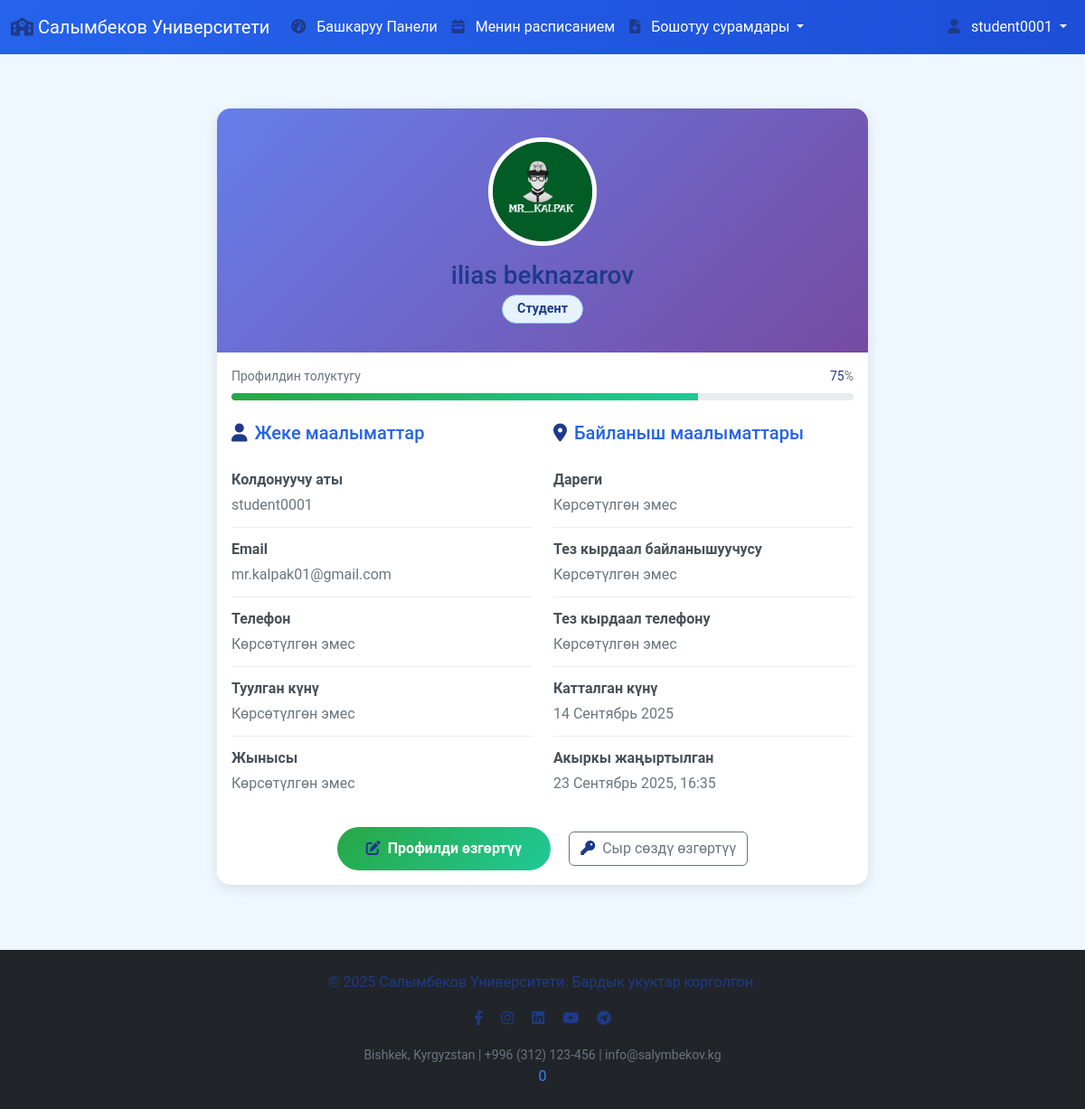
Page /ky/profile/ (signed in) on the committed database.
### core/models.py (models this page shows, shortened)
class UserProfile(models.Model):
    ROLE_CHOICES = (
        ('ADMIN', 'Админ'),
        ('MANAGER', 'Менеджер'),
        ('TEACHER', 'Мугалим'),
        ('STUDENT', 'Студент'),
        ('PARENT', 'Ата-энелер'),
    )
    GENDER_CHOICES = (
        ('M', 'Эркек'),
        ('F', 'Аял'),
        ('O', 'Башка'),
    )
    user = models.OneToOneField(User, on_delete=models.CASCADE)
    role = models.CharField(max_length=20, choices=ROLE_CHOICES, default='STUDENT')
    students = models.ManyToManyField('Student', blank=True, related_name='student_profiles')
    profile_photo = models.ImageField(upload_to='profile_photos/', blank=True, null=True, verbose_name='Профил сүрөтү')
    phone_number = models.CharField(max_length=20, blank=True, null=True, verbose_name='Телефон номери')
    birth_date = models.DateField(blank=True, null=True, verbose_name='Туулган күнү')
    gender = models.CharField(max_length=1, choices=GENDER_CHOICES, blank=True, null=True, verbose_name='Жынысы')
    address = models.TextField(blank=True, null=True, verbose_name='Дареги')
    bio = models.TextField(blank=True, null=True, verbose_name='Өзү жөнүндө', help_text='Кыскача маалымат')
    emergency_contact_name = models.CharField(max_length=100, blank=True, null=True, verbose_name='Тез кырдаал учурундагы байланышуучу')
    emergency_contact_phone = models.CharField(max_length=20, blank=True, null=True, verbose_name='Тез кырдаал телефону')
    created_at = models.DateTimeField(auto_now_add=True, null=True, blank=True)
    updated_at = models.DateTimeField(auto_now=True, null=True, blank=True)
    is_profile_complete = models.BooleanField(default=False, verbose_name='Профил толтурулганбы')
    @property
    def full_name(self):
        return f"{self.user.first_name} {self.user.last_name}".strip() or self.user.username
    class Meta:
        verbose_name = 'Колдонуучу профили'
        verbose_name_plural = 'Колдонуучулардын профилдери'

### core/views.py (the view)
# urls.py: path('profile/', views.profile_view, name='profile_view'),
@login_required
def profile_view(request):
    try:
        profile = request.user.userprofile
    except UserProfile.DoesNotExist:
        profile = UserProfile.objects.create(user=request.user)
    context = {
        'profile': profile,
        'user': request.user,
    }
    return render(request, 'profile/profile_view.html', context)

### templates/profile/profile_view.html (shortened to what this page needs)
{% extends 'base.html' %}
{% load static %}
{% block content %}
<div class="container py-4">
    <div class="row justify-content-center">
        <div class="col-lg-8">
            <div class="card profile-card">
                <div class="profile-header">
                    {% if profile.profile_photo %}
                        <img src="{{ profile.profile_photo.url }}" alt="Profile Photo" class="profile-photo">
                    {% else %}
                        <div class="profile-photo-placeholder">
                            <i class="fas fa-user"></i>
                        </div>
                    {% endif %}
                    <h3 class="mb-1">{{ profile.full_name }}</h3>
                    <span class="badge role-badge bg-light text-dark">{{ profile.get_role_display }}</span>
                </div>
                <div class="card-body">
                    <div class="row mb-4">
                        <div class="col-12">
                            <div class="d-flex justify-content-between align-items-center mb-2">
                                <small class="text-muted">Профилдин толуктугу</small>
                                <small class="text-muted"><span id="completion-percentage">0</span>%</small>
                            </div>
                            <div class="completion-bar">
                                <div class="completion-progress" id="completion-progress" style="width: 0%"></div>
                            </div>
                        </div>
                    </div>
                    <div class="row">
                        <div class="col-md-6">
                            <h5 class="text-primary mb-3"><i class="fas fa-user me-2"></i>Жеке маалыматтар</h5>
                            <div class="info-item">
                                <div class="info-label">Колдонуучу аты</div>
                                <div class="info-value">{{ user.username }}</div>
                            </div>
                            <div class="info-item">
                                <div class="info-label">Email</div>
                                <div class="info-value">{{ user.email|default:"Көрсөтүлгөн эмес" }}</div>
                            </div>
                            <div class="info-item">
                                <div class="info-label">Телефон</div>
                                <div class="info-value">{{ profile.phone_number|default:"Көрсөтүлгөн эмес" }}</div>
                            </div>
                            <div class="info-item">
                                <div class="info-label">Туулган күнү</div>
                                <div class="info-value">
                                    {% if profile.birth_date %}
                                        {{ profile.birth_date|date:"j E Y" }}
                                        {% if profile.age %}
                                            ({{ profile.age }} жаш)
                                        {% endif %}
                                    {% else %}
                                        Көрсөтүлгөн эмес
                                    {% endif %}
                                </div>
                            </div>
                            <div class="info-item">
                                <div class="info-label">Жынысы</div>
                                <div class="info-value">{{ profile.get_gender_display|default:"Көрсөтүлгөн эмес" }}</div>
                            </div>
                        </div>
                        <div class="col-md-6">
                            <h5 class="text-primary mb-3"><i class="fas fa-map-marker-alt me-2"></i>Байланыш маалыматтары</h5>
                            <div class="info-item">
                                <div class="info-label">Дареги</div>
                                <div class="info-value">{{ profile.address|default:"Көрсөтүлгөн эмес" }}</div>
                            </div>
                            <div class="info-item">
                                <div class="info-label">Тез кырдаал байланышуучусу</div>
                                <div class="info-value">{{ profile.emergency_contact_name|default:"Көрсөтүлгөн эмес" }}</div>
                            </div>
                            <div class="info-item">
                                <div class="info-label">Тез кырдаал телефону</div>
                                <div class="info-value">{{ profile.emergency_contact_phone|default:"Көрсөтүлгөн эмес" }}</div>
                            </div>
                            <div class="info-item">
                                <div class="info-label">Катталган күнү</div>
                                <div class="info-value">{{ user.date_joined|date:"j E Y" }}</div>
                            </div>
                            <div class="info-item">
                                <div class="info-label">Акыркы жаңыртылган</div>
                                <div class="info-value">{{ profile.updated_at|date:"j E Y, H:i" }}</div>
                            </div>
                        </div>
                    </div>
                    <div class="row mt-4">
                        <div class="col-12 text-center">
                            <a href="{% url 'profile_edit' %}" class="btn edit-btn me-3">
                                <i class="fas fa-edit me-2"></i>Профилди өзгөртүү
                            </a>
                            <a href="{% url 'change_password' %}" class="btn btn-outline-secondary">
                                <i class="fas fa-key me-2"></i>Сыр сөздү өзгөртүү
                            </a>
                        </div>
                    </div>
                </div>
            </div>
        </div>
    </div>
</div>
{% endblock %}

### templates/base.html (shortened to what this page needs)
{% load static %}
{% load i18n %}
<!DOCTYPE html>
<html lang="{% get_current_language as LANGUAGE_CODE %}{{ LANGUAGE_CODE }}">
<head>
    <link href="https://cdn.jsdelivr.net/npm/bootstrap@5.3.0/dist/css/bootstrap.min.css" rel="stylesheet" />
    <link rel="stylesheet" href="{% static 'css/style.css' %}" />
    <link rel="stylesheet" href="https://cdnjs.cloudflare.com/ajax/libs/font-awesome/6.0.0-beta3/css/all.min.css" />
</head>
<body>
    <nav class="navbar navbar-expand-lg navbar-dark bg-primary fixed-top" style="width: 100%;">
        <div class="container-fluid">
            <a class="navbar-brand" href="{% url 'home' %}">
                <i class="fas fa-school"></i>
                {% get_current_language as LANGUAGE_CODE %}
                {% if LANGUAGE_CODE == 'ky' %}{{ UNIVERSITY_INFO.name_ky }}
                {% elif LANGUAGE_CODE == 'ru' %}{{ UNIVERSITY_INFO.name_ru }}
                {% else %}{{ UNIVERSITY_INFO.name_en }}{% endif %}
            </a>
            <div class="collapse navbar-collapse" id="navbarNav">
                <ul class="navbar-nav me-auto mb-2 mb-lg-0">
                    {% if user.is_authenticated %}
                    <li class="nav-item">
                        <a class="nav-link" href="{% url 'dashboard' %}"><i class="fas fa-tachometer-alt"></i> {% trans "Dashboard" %}</a>
                    </li>
                    {% if user.userprofile.role == 'STUDENT' %}
                    <li class="nav-item">
                        <a class="nav-link" href="{% url 'student_schedule' %}"><i class="fas fa-calendar-week"></i> {% trans "My Schedule" %}</a>
                    </li>
                    {% else %}
                    <li class="nav-item">
                        <a class="nav-link" href="{% url 'universal_schedule' %}"><i class="fas fa-calendar-week"></i> {% trans "Schedule" %}</a>
                    </li>
                    {% endif %}
                    {% if user.userprofile.role == 'STUDENT' %}
                    <li class="nav-item dropdown">
                        <a class="nav-link dropdown-toggle" href="#" id="leaveDropdown" role="button" data-bs-toggle="dropdown" aria-expanded="false">
                            <i class="fas fa-file-medical"></i> {% trans "Leave Requests" %}
                        </a>
                    </li>
                    {% endif %}
                    {% endif %}
                </ul>
                {% if user.is_authenticated %}
                <ul class="navbar-nav ms-auto">
                    <li class="nav-item dropdown">
                        <a class="nav-link dropdown-toggle" href="#" id="userDropdown" role="button" data-bs-toggle="dropdown" aria-expanded="false">
                            <i class="fas fa-user"></i> {{ user.username }}
                        </a>
                    </li>
                </ul>
                {% endif %}
            </div>
        </div>
    </nav>
    <div class="container mt-5 pt-5" style="min-height: 68vh    ;">
        {% block content %}
        {% endblock %}
    </div>
    <footer class="bg-dark text-light text-center py-4 mt-5" style="width: 100%;">
        <div class="container">
            <p>
                {% get_current_language as LANGUAGE_CODE %}
                {% if LANGUAGE_CODE == 'ky' %}{{ FOOTER_CONFIG.copyright_text }}
                {% elif LANGUAGE_CODE == 'ru' %}{{ FOOTER_CONFIG.copyright_text_ru }}
                {% else %}{{ FOOTER_CONFIG.copyright_text_en }}{% endif %}
            </p>
            {% if FOOTER_CONFIG.show_social_links and SOCIAL_MEDIA %}
            <p>
                {% if SOCIAL_MEDIA.facebook %}<a href="{{ SOCIAL_MEDIA.facebook }}" class="text-light me-3" target="_blank"><i class="fab fa-facebook-f"></i></a>{% endif %}
                {% if SOCIAL_MEDIA.instagram %}<a href="{{ SOCIAL_MEDIA.instagram }}" class="text-light me-3" target="_blank"><i class="fab fa-instagram"></i></a>{% endif %}
                {% if SOCIAL_MEDIA.linkedin %}<a href="{{ SOCIAL_MEDIA.linkedin }}" class="text-light me-3" target="_blank"><i class="fab fa-linkedin"></i></a>{% endif %}
                {% if SOCIAL_MEDIA.youtube %}<a href="{{ SOCIAL_MEDIA.youtube }}" class="text-light me-3" target="_blank"><i class="fab fa-youtube"></i></a>{% endif %}
                {% if SOCIAL_MEDIA.telegram %}<a href="{{ SOCIAL_MEDIA.telegram }}" class="text-light" target="_blank"><i class="fab fa-telegram"></i></a>{% endif %}
            </p>
            {% endif %}
            {% if FOOTER_CONFIG.show_contact_info and UNIVERSITY_INFO %}
            <small class="text-muted">
                {{ UNIVERSITY_INFO.address }} | {{ UNIVERSITY_INFO.phone }} | {{ UNIVERSITY_INFO.email }}
            </small>
            {% endif %}
        </div>0
    </footer>
</body>
</html>

### rows in the picture
UserProfile: profile_photo (picture), full_name "ilias beknazarov", role "Студент", phone_number "Көрсөтүлгөн эмес", gender "Көрсөтүлгөн эмес", address "Көрсөтүлгөн эмес", emergency_contact_name "Көрсөтүлгөн эмес", emergency_contact_phone "Көрсөтүлгөн эмес", updated_at "23 Сентябрь 2025, 16:35"

### other values in the picture
{{ UNIVERSITY_INFO.name_ky }} "Салымбеков Университети"
{{ user.username }} "student0001"
{{ user.email|default:"Көрсөтүлгөн эмес" }} "mr.kalpak01@gmail.com"
{{ user.date_joined|date:"j E Y" }} "14 Сентябрь 2025"
{{ FOOTER_CONFIG.copyright_text }} "© 2025 Салымбеков Университети. Бардык укуктар корголгон."
{{ UNIVERSITY_INFO.address }} "Bishkek, Kyrgyzstan"
{{ UNIVERSITY_INFO.phone }} "+996 (312) 123-456"
{{ UNIVERSITY_INFO.email }} "info@salymbekov.kg"
